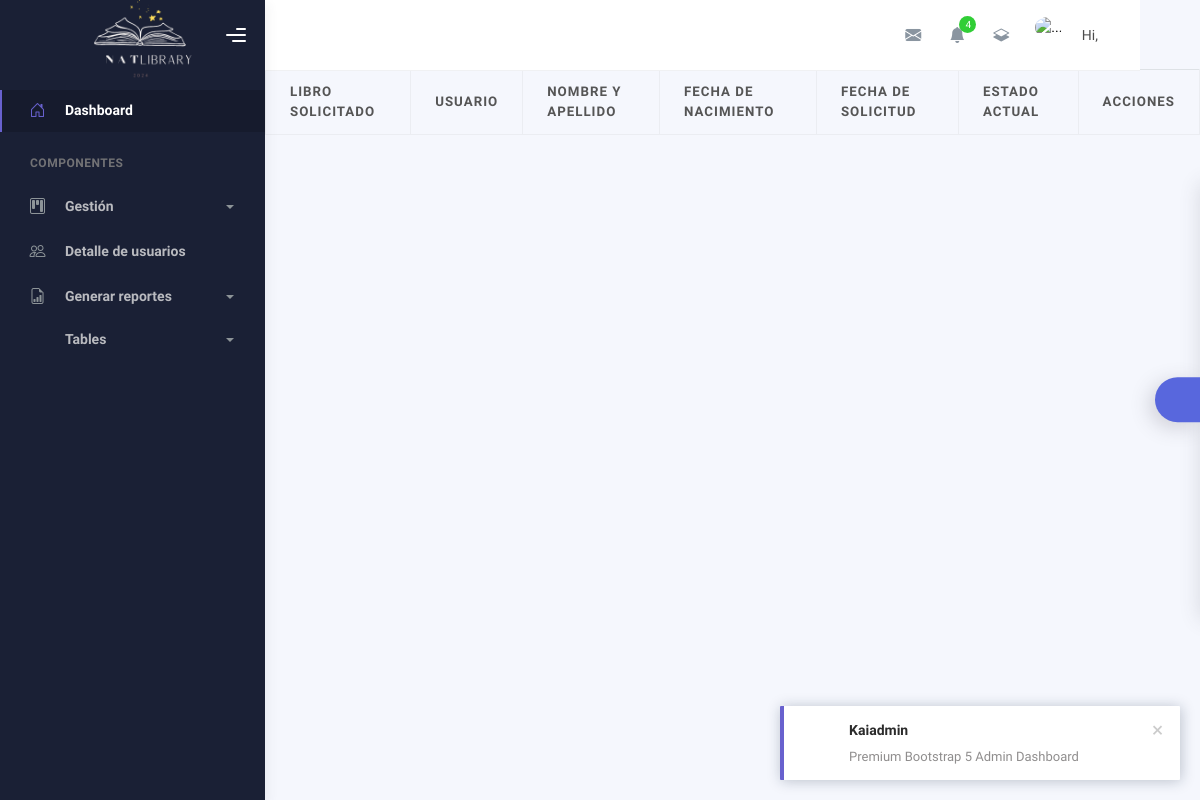
The app's page /dashboard-adm/revisarSolicitudes/, older data.
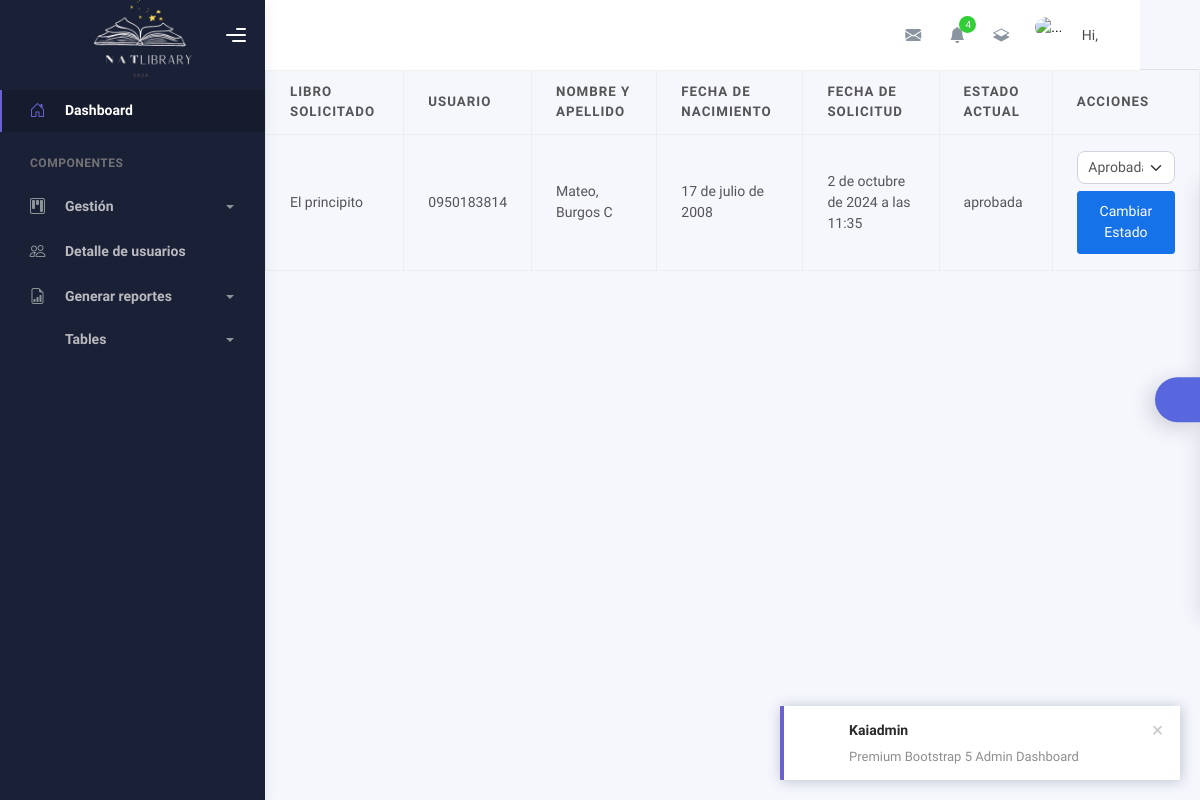
The same page, newer data.
### myapp/models.py (models this page shows, shortened)
class SolicitudLibro(models.Model):
    ESTADO_CHOICES = [
        ('pendiente', 'Pendiente'),
        ('aceptada', 'Aceptada'),
        ('rechazada', 'Rechazada'),
    ]
    estudiante = models.ForeignKey(settings.AUTH_USER_MODEL, on_delete=models.CASCADE, related_name='solicitudes')
    libro = models.ForeignKey(Libro, on_delete=models.CASCADE, related_name='solicitudes')
    fecha_solicitud = models.DateTimeField(auto_now_add=True)
    estado = models.CharField(max_length=10, choices=ESTADO_CHOICES, default='pendiente')
    fecha_respuesta = models.DateTimeField(null=True, blank=True)
    observacion = models.TextField(null=True, blank=True)  # Para que el administrador agregue comentarios

class Libro(models.Model):
    nombre = models.TextField(max_length=300)
    fechaPublicacion= models.DateField()
    descripcion=models.TextField(max_length=500, default="Descripción no disponible")
    generos = models.ManyToManyField(Genero, related_name='libros')
    imgPortada = models.ImageField(upload_to='libros/', default='libros/defectoLibro.png')
    autor = models.ForeignKey(Autor, on_delete=models.SET_NULL, null=True, blank=True, related_name='libros')

### user/models.py (models this page shows)
class User(AbstractUser):
    picture=models.ImageField('Imagen',upload_to='users/', max_length=255, null=True, blank=True)
    nacimiento = models.DateField(default=datetime.date.today)
    ciudad=models.CharField(max_length=100, blank=True)
    direccion=models.CharField(max_length=300, blank=True)
    rol=models.ForeignKey(Rol,on_delete=models.CASCADE,default=2)
    libros_leidos = models.ManyToManyField(Libro, related_name='usuarios_que_leyeron', blank=True)

### myapp/views.py (the view, shortened to what this page needs)
# urls.py: path('dashboard-adm/revisarSolicitudes/', views.vistaAdminRevisarSolicitudes, name='adminRevisarSolicitudes'),
def vistaAdminRevisarSolicitudes(request):
    solicitudesPendientes = SolicitudLibro.objects.filter(estado='pendiente')
    print("aqui viene el for de solicitudes")
    for soli in solicitudesPendientes:
        print(soli.id)
    print(solicitudesPendientes)
    solicitudes = SolicitudLibro.objects.select_related('estudiante', 'libro').all()
    context = {
        'solicitudes': solicitudes,
    }
    print("SOLICITUDES")
    print(solicitudesPendientes)
    return render(request,'vistaAdmin/revisarSolicitudes.html',context)

### myapp/templates/vistaAdmin/revisarSolicitudes.html (shortened to what this page needs)
<!DOCTYPE html>
<html lang="en">
  <head>
    {% load static %}
    <link href="{% static 'css/bootstrap.min.css' %}" rel="stylesheet">
    <link href="{% static 'css/plugins.min.css' %}" rel="stylesheet">
    <link href="{% static 'css/kaiadmin.min.css' %}" rel="stylesheet">
    <link href="{% static 'css/demo.css' %}" rel="stylesheet">
    <link rel="stylesheet" href="https://cdn.jsdelivr.net/npm/bootstrap-icons@1.11.3/font/bootstrap-icons.min.css">
  </head>
  <body>
    <div class="wrapper">
      {% include 'vistaAdmin/sideBar.html' %}
      {% include 'vistaAdmin/header.html' %}
      <div class="main-panel">
        <div class="container">
          <table class="table table-bordered table-hover">
            <thead>
                <tr>
                    <th>Libro Solicitado</th>
                    <th>Usuario</th>
                    <th>Nombre y apellido</th>
                    <th>Fecha de Nacimiento</th>
                    <th>Fecha de Solicitud</th>
                    <th>Estado Actual</th>
                    <th>Acciones</th>
                </tr>
            </thead>
            <tbody>
                {% for solicitud in solicitudes %}
                <tr>
                    <td>{{ solicitud.libro.nombre }}</td>
                    <td>{{ solicitud.estudiante.username }}</td>
                    <td>{{ solicitud.estudiante.first_name }}, {{ solicitud.estudiante.last_name }}</td>
                    <td>{{ solicitud.estudiante.nacimiento }}</td>
                    <td>{{ solicitud.fecha_solicitud }}</td>
                    <td>{{ solicitud.get_estado_display }}</td>
                    <td>
                        <form method="POST" action="/dashboard-adm/revisarSolicitudes/">
                            <select name="nuevo_estado" class="form-select">
                                <option value="aprobada" {% if solicitud.estado == 'aprobada' %}selected{% endif %}>Aprobada</option>
                            </select>
                            <button type="submit" class="btn btn-primary mt-2">Cambiar Estado</button>
                        </form>
                    </td>
                </tr>
                {% endfor %}
            </tbody>
        </table>
        </div>
        </div>
    </div>
      <div class="custom-template">
        <div class="custom-toggle">
        </div>
      </div>
  </body>
</html>

Row changes from the older to the newer data that the page shows:
added SolicitudLibro: libro.nombre "El principito", estudiante.username "0950183814", estudiante.first_name "Mateo", estudiante.last_name "Burgos C", estudiante.nacimiento "17 de julio de 2008", fecha_solicitud "2 de octubre de 2024 a las 11:35", estado "aprobada", nuevo_estado "Aprobada"
